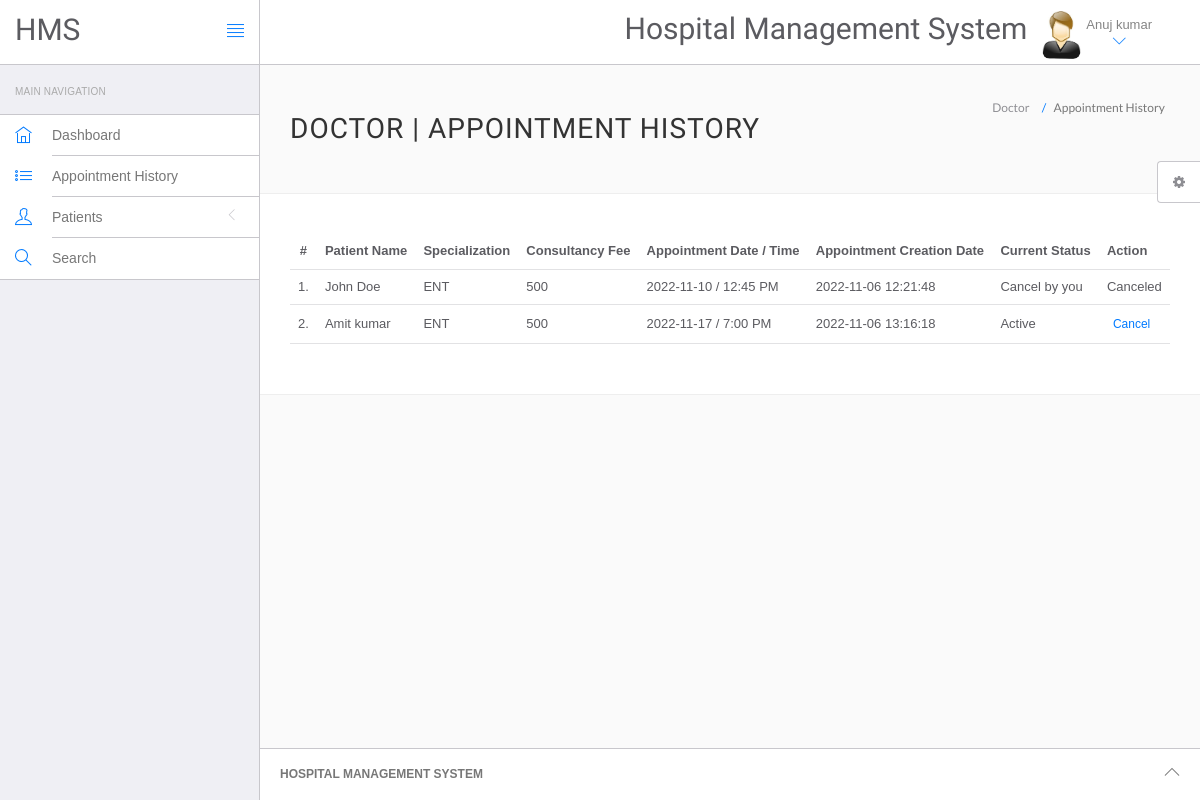
Before: /hospital/hms/doctor/appointment-history.php (signed in) with the older database file.
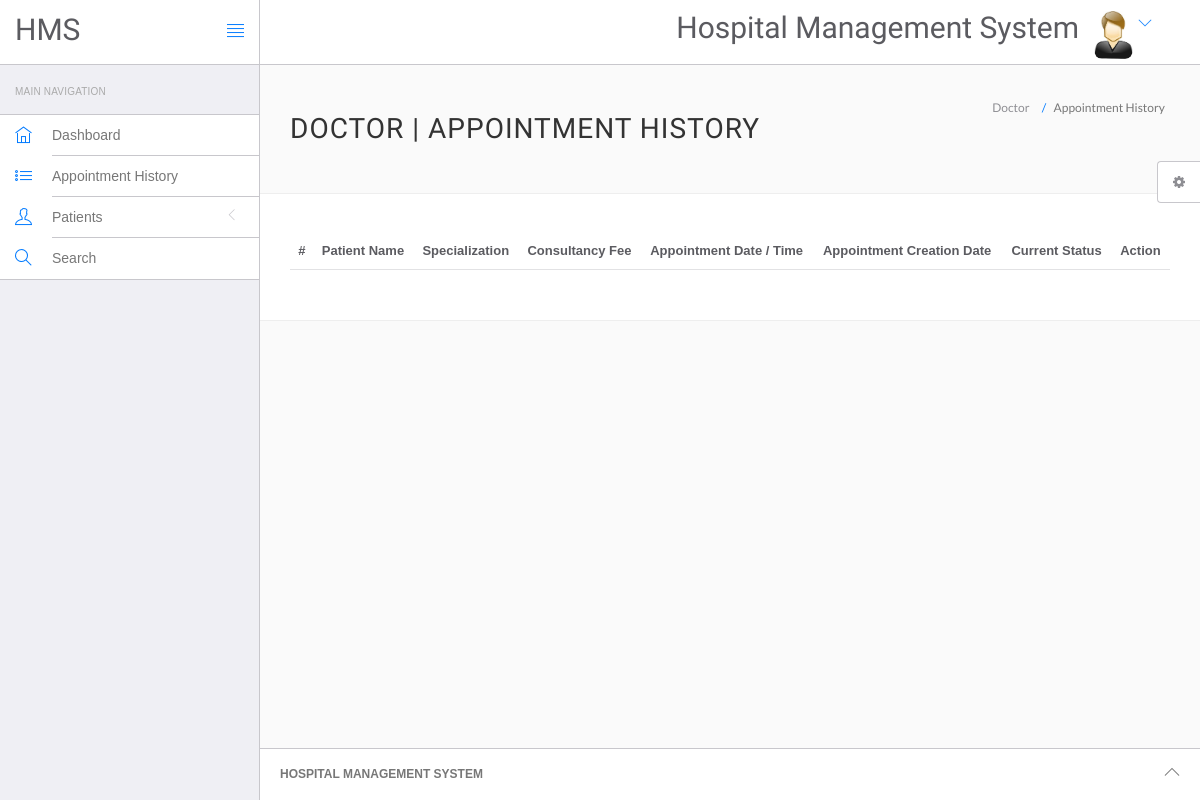
After: the same page with the newer database file.
### tables this page shows
CREATE TABLE `doctors` (
  `id` int(11) NOT NULL,
  `specilization` varchar(255) DEFAULT NULL,
  `doctorName` varchar(255) DEFAULT NULL,
  `address` longtext DEFAULT NULL,
  `docFees` varchar(255) DEFAULT NULL,
  `contactno` bigint(11) DEFAULT NULL,
  `docEmail` varchar(255) DEFAULT NULL,
  `password` varchar(255) DEFAULT NULL,
  `creationDate` timestamp NULL DEFAULT current_timestamp(),
  `updationDate` timestamp NULL DEFAULT NULL ON UPDATE current_timestamp()
);

CREATE TABLE `appointment` (
  `id` int(11) NOT NULL,
  `doctorSpecialization` varchar(255) DEFAULT NULL,
  `doctorId` int(11) DEFAULT NULL,
  `userId` int(11) DEFAULT NULL,
  `consultancyFees` int(11) DEFAULT NULL,
  `appointmentDate` varchar(255) DEFAULT NULL,
  `appointmentTime` varchar(255) DEFAULT NULL,
  `postingDate` timestamp NULL DEFAULT current_timestamp(),
  `userStatus` int(11) DEFAULT NULL,
  `doctorStatus` int(11) DEFAULT NULL,
  `updationDate` timestamp NULL DEFAULT NULL ON UPDATE current_timestamp()
);

CREATE TABLE `users` (
  `id` int(11) NOT NULL,
  `fullName` varchar(255) DEFAULT NULL,
  `address` longtext DEFAULT NULL,
  `city` varchar(255) DEFAULT NULL,
  `gender` varchar(255) DEFAULT NULL,
  `email` varchar(255) DEFAULT NULL,
  `password` varchar(255) DEFAULT NULL,
  `regDate` timestamp NULL DEFAULT current_timestamp(),
  `updationDate` timestamp NULL DEFAULT NULL ON UPDATE current_timestamp()
);

### hospital/hms/doctor/appointment-history.php (the view, shortened to what the changed rows need)
<?php
include('include/config.php');
if(strlen($_SESSION['id']==0)) {
 header('location:logout.php');
  } else{
?>
<!DOCTYPE html>
<html lang="en">
	<head>
		<link rel="stylesheet" href="vendor/bootstrap/css/bootstrap.min.css">
		<link rel="stylesheet" href="vendor/fontawesome/css/font-awesome.min.css">
		<link rel="stylesheet" href="vendor/themify-icons/themify-icons.min.css">
		<link href="vendor/animate.css/animate.min.css" rel="stylesheet" media="screen">
		<link href="vendor/perfect-scrollbar/perfect-scrollbar.min.css" rel="stylesheet" media="screen">
		<link href="vendor/switchery/switchery.min.css" rel="stylesheet" media="screen">
		<link href="vendor/bootstrap-touchspin/jquery.bootstrap-touchspin.min.css" rel="stylesheet" media="screen">
		<link href="vendor/select2/select2.min.css" rel="stylesheet" media="screen">
		<link href="vendor/bootstrap-datepicker/bootstrap-datepicker3.standalone.min.css" rel="stylesheet" media="screen">
		<link href="vendor/bootstrap-timepicker/bootstrap-timepicker.min.css" rel="stylesheet" media="screen">
		<link rel="stylesheet" href="assets/css/styles.css">
		<link rel="stylesheet" href="assets/css/plugins.css">
		<link rel="stylesheet" href="assets/css/themes/theme-1.css" id="skin_color" />
	</head>
	<body>
		<div id="app">
			<div class="app-content">
					<?php include('include/header.php');?>
				<div class="main-content" >
					<div class="wrap-content container" id="container">
						<section id="page-title">
							<div class="row">
								<div class="col-sm-8">
									<h1 class="mainTitle">Doctor  | Appointment History</h1>
																	</div>
							</div>
						</section>
						<div class="container-fluid container-fullw bg-white">
									<div class="row">
								<div class="col-md-12">
									<table class="table table-hover" id="sample-table-1">
										<thead>
											<tr>
												<th class="center">#</th>
												<th class="hidden-xs">Patient  Name</th>
												<th>Specialization</th>
												<th>Consultancy Fee</th>
												<th>Appointment Date / Time </th>
												<th>Appointment Creation Date  </th>
												<th>Current Status</th>
												<th>Action</th>
											</tr>
										</thead>
										<tbody>
<?php
$sql=mysqli_query($con,"select users.fullName as fname,appointment.*  from appointment join users on users.id=appointment.userId where appointment.doctorId='".$_SESSION['id']."'");
$cnt=1;
while($row=mysqli_fetch_array($sql))
{
?>
											<tr>
												<td class="center"><?php echo $cnt;?>.</td>
												<td class="hidden-xs"><?php echo $row['fname'];?></td>
												<td><?php echo $row['doctorSpecialization'];?></td>
												<td><?php echo $row['consultancyFees'];?></td>
												<td><?php echo $row['appointmentDate'];?> / <?php echo
												 $row['appointmentTime'];?>
												</td>
												<td><?php echo $row['postingDate'];?></td>
												<td>
<?php if(($row['userStatus']==1) && ($row['doctorStatus']==1))
{
	echo "Active";
}
if(($row['userStatus']==1) && ($row['doctorStatus']==0))
{
	echo "Cancel by you";
}
												?></td>
												<td >
												<div class="visible-md visible-lg hidden-sm hidden-xs">
							<?php if(($row['userStatus']==1) && ($row['doctorStatus']==1))
{ ?>
	<a href="appointment-history.php?id=<?php echo $row['id']?>&cancel=update" onClick="return confirm('Are you sure you want to cancel this appointment ?')"class="btn btn-transparent btn-xs tooltips" title="Cancel Appointment" tooltip-placement="top" tooltip="Remove">Cancel</a>
	<?php } else {
		echo "Canceled";
		} ?>
												</div>
												</td>
											</tr>
											<?php
$cnt=$cnt+1;
											 }?>
										</tbody>
									</table>
								</div>
							</div>
								</div>
					</div>
				</div>
			</div>
		</div>
	</body>
</html>
<?php } ?>

### hospital/hms/doctor/include/header.php (shortened to what the changed rows need)
<header class="navbar navbar-default navbar-static-top">
					<div class="navbar-header">
						<a class="navbar-brand" href="#">
							<h2 style="padding-top:20% ">HMS</h2>
						</a>
					</div>
					<div class="navbar-collapse collapse">
						<ul class="nav navbar-right">
								<li  style="padding-top:2% ">
								<h2>Hospital Management System</h2>
							</li>
							<li class="dropdown current-user">
								<a href class="dropdown-toggle" data-toggle="dropdown">
									<img src="assets/images/images.jpg" > <span class="username">
									<?php $query=mysqli_query($con,"select doctorName from doctors where id='".$_SESSION['id']."'");
while($row=mysqli_fetch_array($query))
{
	echo $row['doctorName'];
}
									?> <i class="ti-angle-down"></i></i></span>
								</a>
							</li>
						</ul>
					</div>
				</header>

Changed rows visible on the page:
removed doctors: doctorName "Anuj kumar"
removed appointment: userId.fullName "John Doe", doctorSpecialization "ENT", consultancyFees "500", appointmentDate "2022-11-10", appointmentTime "12:45 PM", postingDate "2022-11-06 12:21:48", userStatus "Cancel by you"
removed appointment: userId.fullName "Amit kumar", doctorSpecialization "ENT", consultancyFees "500", appointmentDate "2022-11-17", appointmentTime "7:00 PM", postingDate "2022-11-06 13:16:18", userStatus "Active"
